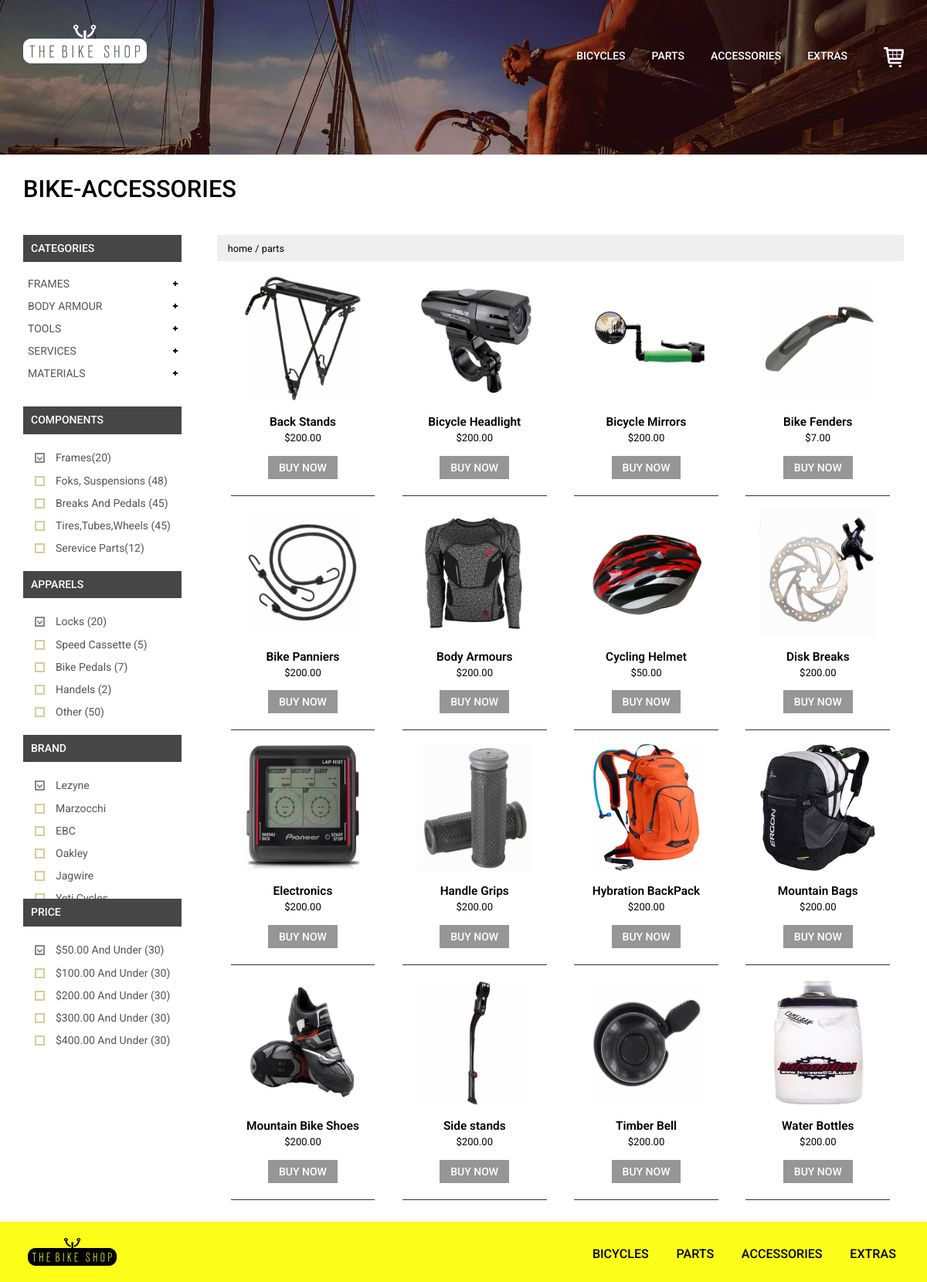
Screenshot of /accessories/ with the database file from the repository.
### bike/models.py (models this page shows, shortened)
class Product(models.Model):
    category = models.ForeignKey(Category, related_name='products', on_delete=models.CASCADE)
    name = models.CharField(max_length=100, db_index=True)
    slug = models.SlugField(max_length=100,db_index=True, unique=True)
    image = models.ImageField(upload_to="static/images/", blank=True)
    description = models.TextField(max_length=100, blank=True)
    price = models.DecimalField(max_digits=10, decimal_places=2)
    class Meta:
        ordering = ('name',)
        verbose_name = 'Товар'
        verbose_name_plural = 'Товары'
        index_together = (('id', 'slug'), )

### bike/views.py (the view)
# urls.py: path('accessories/', views.accessories_product_list, name='accessories_product_list'),
def accessories_product_list(request, category_slug=None):
    category = None
    categories = Category.objects.all()
    products = Product.objects.all()
    if category_slug:
        category = get_object_or_404(Category, slug=category_slug)
        products = products.filter(category=category)
    return render(request, 'accessories.html', {'category': category, 'categories': categories, 'products': products})

### cart/context_processors.py (called while the page is built)
def cart(request):
    return {'cart': Cart(request)}

### templates/accessories.html (shortened to what this page needs)
{% extends 'base-shop.html' %}
{% load static %}
{% block content %}
<div class="parts">
	 <div class="container">
		 <h2>BIKE-ACCESSORIES</h2>
		 <div class="bike-parts-sec">
		 <div class="bike-parts acces">
			 <div class="top">
				 <ul>
					 <li><a href="/index/">home</a></li>
					 <li><a href="#"> / </a></li>
					 <li><a href="#">parts</a></li>
				 </ul>
			 </div>
			 <div class="bike-apparels">
                 {% for prod in products %}
                     {% if prod.category.slug == 'accessories' %}
                 <div class="parts1">
                     <a href="/single/{{ prod.id }}/{{ prod.slug }}/"><div class="part-sec">
        				 <img src="{{prod.image.url}}" alt="Image"/>
						 <div class="part-info">
							 <a href="#"><h5>{{ prod.name}}<span>${{ prod.price }}</span></h5></a>
							 <a class="qck" href="/single/{{ prod.id }}/{{ prod.slug }}/">BUY NOW</a>
						 </div>
					 </div></a>
                 </div>
                     {% endif %}
                 {% endfor %}
			 </div>
		 </div>
     </div>
             <div class="rsidebar span_1_of_left">
				 <section  class="sky-form">
					 <div class="product_right">
						 <h3 class="m_2">Categories</h3>
					  </div>
					 <h4>components</h4>
					 <div class="row row1 scroll-pane">
						 <div class="col col-4">
								<label class="checkbox"><input type="checkbox" name="checkbox" checked=""><i></i>Frames(20)</label>
						 </div>
						 <div class="col col-4">
								<label class="checkbox"><input type="checkbox" name="checkbox"><i></i>Foks, Suspensions (48)</label>
								<label class="checkbox"><input type="checkbox" name="checkbox"><i></i>Breaks and Pedals (45)</label>
								<label class="checkbox"><input type="checkbox" name="checkbox"><i></i>Tires,Tubes,Wheels (45)</label>
								<label class="checkbox"><input type="checkbox" name="checkbox"><i></i>Serevice Parts(12)</label>
						 </div>
					 </div>
					 <h4>Apparels</h4>
					 <div class="row row1 scroll-pane">
						 <div class="col col-4">
								<label class="checkbox"><input type="checkbox" name="checkbox" checked=""><i></i>Locks (20)</label>
						 </div>
						 <div class="col col-4">
								<label class="checkbox"><input type="checkbox" name="checkbox"><i></i>Speed Cassette (5)</label>
								<label class="checkbox"><input type="checkbox" name="checkbox"><i></i>Bike Pedals (7)</label>
								<label class="checkbox"><input type="checkbox" name="checkbox"><i></i>Handels (2)</label>
								<label class="checkbox"><input type="checkbox" name="checkbox"><i></i>Other (50)</label>
						 </div>
					 </div>
				 </section>
				 <section  class="sky-form">
						<h4>Brand</h4>
							<div class="row row1 scroll-pane">
								<div class="col col-4">
									<label class="checkbox"><input type="checkbox" name="checkbox" checked=""><i></i>Lezyne</label>
								</div>
								<div class="col col-4">
									<label class="checkbox"><input type="checkbox" name="checkbox"><i></i>Marzocchi</label>
									<label class="checkbox"><input type="checkbox" name="checkbox"><i></i>EBC</label>
									<label class="checkbox"><input type="checkbox" name="checkbox"><i></i>Oakley</label>
									<label class="checkbox"><input type="checkbox" name="checkbox"><i></i>Jagwire</label>
									<label class="checkbox"><input type="checkbox" name="checkbox" ><i></i>Yeti Cycles</label>
								</div>
							</div>
				   </section>
				   <section  class="sky-form">
						<h4>Price</h4>
							<div class="row row1 scroll-pane">
								<div class="col col-4">
									<label class="checkbox"><input type="checkbox" name="checkbox" checked=""><i></i>$50.00 and Under (30)</label>
								</div>
								<div class="col col-4">
									<label class="checkbox"><input type="checkbox" name="checkbox"><i></i>$100.00 and Under (30)</label>
									<label class="checkbox"><input type="checkbox" name="checkbox"><i></i>$200.00 and Under (30)</label>
									<label class="checkbox"><input type="checkbox" name="checkbox"><i></i>$300.00 and Under (30)</label>
									<label class="checkbox"><input type="checkbox" name="checkbox"><i></i>$400.00 and Under (30)</label>
								</div>
							</div>
				   </section>
			 </div>
			 <div class="clearfix"></div>
		 </div>
</div>
{% endblock %}

### static/css/form.css (style rules this page uses)
.row1 { outline: none; margin: 15px 0 0px 15px; overflow: auto; padding-bottom: 15px; height: 162px; }
.sky-form h4 { font-size: 1em; font-weight: 500; padding: 10px; background: #464646; text-transform: uppercase; color: #fff; }
.sky-form .input, .sky-form .select, .sky-form .textarea, .sky-form .radio, .sky-form .checkbox, .sky-form .toggle, .sky-form .button { position: relative; display: block; }
.sky-form .radio,.sky-form .checkbox { outline: none; border: none; margin-bottom: 4px; padding-left: 27px; font-size: 14px; line-height: 30px; font-weight: 400; color: #555555; cursor: pointer; text-transform: capitalize; width: 100%; }
.sky-form .radio:last-child, .sky-form .checkbox:last-child { margin-bottom: 0; }
.sky-form .radio i, .sky-form .checkbox i { position: absolute; top: 9px; left: 0; display: block; width: 13px; height: 13px; outline: none; border-width: 2px; border-style: solid; background: #fff; }
.sky-form .radio input + i:after, .sky-form .checkbox input + i:after { position: absolute; opacity: 0; transition: opacity 0.1s; -o-transition: opacity 0.1s; -ms-transition: opacity 0.1s; -moz-transition: opacity 0.1s; -webkit-transition: opacity 0.1s; }
.sky-form .radio input:checked + i:after, .sky-form .checkbox input:checked + i:after { opacity: 1; }
.sky-form .checkbox input + i:after { content:''; top: -1px; left: -5px; width: 15px; height: 15px; background: url(../images/b-arrow.png); text-align: center; }
.sky-form .checkbox input + i:after { color:#fff; }
.sky-form .radio input:checked + i, .sky-form .checkbox input:checked + i, .sky-form .toggle input:checked + i { border-color:#888; }

### static/css/style.css (style rules this page uses)
body { margin:0; padding:0; background:#fff; font-family: 'Roboto', sans-serif; }
body a { transition:0.5s all; -webkit-transition:0.5s all; -moz-transition:0.5s all; -o-transition:0.5s all; -ms-transition:0.5s all; }
h1,h2,h3,h4,h5,h6 { margin:0; }
ul { margin:0; padding:0; }
.acces { float:left; }
.parts { padding:2em 0; }
.parts h2 { color:#000; font-size:2.2em; font-weight:500; }
.rsidebar { display: block; float: left; margin: 0% 3.5% 0% 0; width: 18%; }
h3.m_2 { font-size: 1em; font-weight: 500; padding: 10px; background:#464646; text-transform: uppercase; color: #fff; margin-bottom: 1em; }
.product_right { margin-bottom: 2em; }
.checkbox i { position: absolute; bottom: 255px; left: 14.9%; display: block; width: 20px; height: 20px; outline: none; border: 2px solid #D2CF99; }
.checkbox { margin-top:0; }
.bike-parts-sec { margin-top:3em; }
.bike-parts { float:right; width:78%; }
.top { background:#eee; padding:0.5em 1em; }
.top ul li { display:inline-block; }
.top ul li a { color:#000; font-size:0.9em; text-decoration:none; }
.part-sec { float:left; width:21%; margin:0 2%; border-bottom:1.5px solid; padding-bottom:1.5em; text-align:center; position:relative; }
.part-sec img { width:100%; height: 200px; padding: 18px; }
.part-sec a h5 { color:#000; font-size:1.1em; font-weight:600; margin-bottom:1em; }
.part-sec a h5 span { display:block; font-size:0.85em; font-weight:400; margin-top:5px; }
a.qck { background:#969696; color:#fff; padding:5px 1em; font-size:1em; font-weight:500; display:inline-block; text-decoration:none; }

### rows the page displays
Product: image (picture), name "Back Stands", price "200.00"
Product: image (picture), name "Bicycle Headlight", price "200.00"
Product: image (picture), name "Bicycle Mirrors", price "200.00"
Product: image (picture), name "Bike Fenders", price "7.00"
Product: image (picture), name "Bike Panniers", price "200.00"
Product: image (picture), name "Body Armours", price "200.00"
Product: image (picture), name "Cycling Helmet", price "50.00"
Product: image (picture), name "Disk Breaks", price "200.00"
Product: image (picture), name "Electronics", price "200.00"
Product: image (picture), name "Handle Grips", price "200.00"
Product: image (picture), name "Hybration BackPack", price "200.00"
Product: image (picture), name "Mountain Bags", price "200.00"
Product: image (picture), name "Mountain Bike Shoes", price "200.00"
Product: image (picture), name "Side stands", price "200.00"
Product: image (picture), name "Timber Bell", price "200.00"
Product: image (picture), name "Water Bottles", price "200.00"
